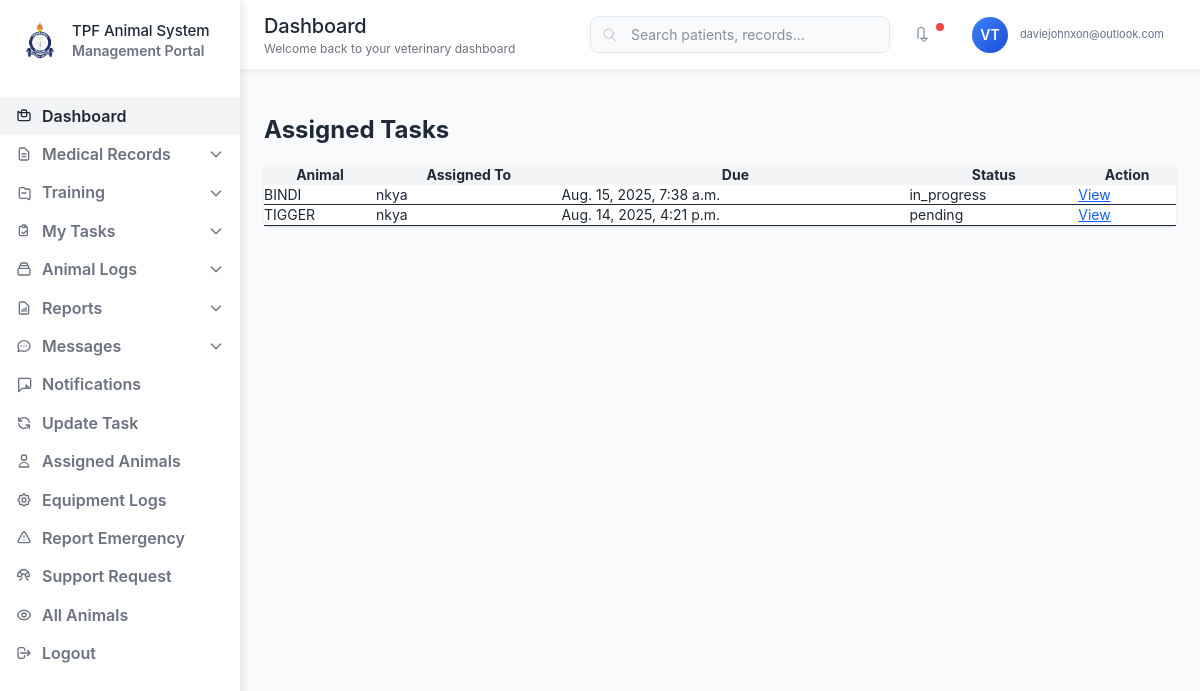
Screenshot of /dashboard/vet/Tps_Moshi/tasks/ (signed in) with the database file from the repository.
### accounts/models.py (models this page shows, shortened)
class CustomUser(AbstractUser):
    email = models.EmailField(unique=True)
    role = models.CharField(max_length=30, choices=ROLES)
    branch = models.ForeignKey('core.Branch', on_delete=models.SET_NULL, null=True, blank=True)

### core/models.py (models this page shows, shortened)
class VetTask(models.Model):
    PRIORITY_CHOICES = [
        ('low', 'Low'),
        ('normal', 'Normal'),
        ('high', 'High'),
        ('urgent', 'Urgent'),
    ]
    STATUS_CHOICES = [
        ('pending', 'Pending'),
        ('in_progress', 'In Progress'),
        ('completed', 'Completed'),
        ('cancelled', 'Cancelled'),
    ]
    title = models.CharField(max_length=255)
    description = models.TextField()
    animal = models.ForeignKey(Animal, on_delete=models.CASCADE, related_name='vet_tasks')
    assigned_by = models.ForeignKey(CustomUser, on_delete=models.CASCADE, related_name='assigned_vet_tasks')
    assigned_to = models.ForeignKey(CustomUser, on_delete=models.CASCADE, related_name='received_vet_tasks')
    branch = models.ForeignKey(Branch, on_delete=models.CASCADE)
    priority = models.CharField(max_length=10, choices=PRIORITY_CHOICES, default='normal')
    status = models.CharField(max_length=20, choices=STATUS_CHOICES, default='pending')
    due_date = models.DateTimeField()
    completed_at = models.DateTimeField(null=True, blank=True)
    notes = models.TextField(blank=True, null=True)
    created_at = models.DateTimeField(auto_now_add=True)
    updated_at = models.DateTimeField(auto_now=True)
    date_assigned = models.DateTimeField(auto_now_add=True)  # or just DateTimeField()
    class Meta:
        ordering = ['-created_at']

class Animal(models.Model):
    SPECIES_CHOICES = [
        ('dog', 'Dog'),
        ('horse', 'Horse'),
        ('cat', 'Cat'),
        ('other', 'Other'),
    ]
    name = models.CharField(max_length=255)
    species = models.CharField(max_length=100, choices=SPECIES_CHOICES)
    breed = models.CharField(max_length=100, blank=True, null=True)
    force_number = models.CharField(max_length=100, unique=True)
    age = models.DecimalField(max_digits=5, decimal_places=2)
    date_of_birth = models.DateField(null=True, blank=True)
    owner_name = models.CharField(max_length=255)
    photo = models.ImageField(upload_to='animal_photos/', blank=True, null=True)
    branch = models.ForeignKey(Branch, on_delete=models.CASCADE)
    assigned_users = models.ManyToManyField(CustomUser, related_name='assigned_animals', blank=True)
    assigned_vet = models.ForeignKey(CustomUser, on_delete=models.SET_NULL, null=True, blank=True, related_name='vet_animals')
    created_at = models.DateTimeField(auto_now_add=True)
    updated_at = models.DateTimeField(auto_now=True)
    class Meta:
        ordering = ['-created_at']

### veterinarian_dashboard/views.py (the view)
# urls.py: path('<str:branch>/tasks/', vet_task_list, name='vet_task_list'),
@login_required
def vet_task_list(request, branch):
    if not is_authorized_branch(request.user, branch, role='veterinarian'):
        return render(request, 'errors/unauthorized.html', status=403)
    tasks = VetTask.objects.filter(
        assigned_by=request.user,
        animal__branch__name__iexact=branch
    ).order_by('-created_at')
    return render(request, 'veterinarian_dashboard/task_list.html', {
        'tasks': tasks,
        'branch': branch
    })

### veterinarian_dashboard/views.py (called while the page is built)
def is_authorized_branch(user, branch_name, role=None):
    branch_check = user.branch and user.branch.name.lower() == branch_name.lower()
    if role:
        return branch_check and user.role.lower() == role.lower()
    return branch_check

### templates/veterinarian_dashboard/task_list.html
{% extends "veterinarian_dashboard/base_dashboard.html" %}
{% block content %}
<br>
<h2 class="text-2xl font-bold mb-4">Assigned Tasks</h2>
<br>
<table class="w-full table-auto bg-white rounded shadow">
    <thead class="bg-gray-100">
        <tr>
            <th class="px-4 py-2">Animal</th>
            <th class="px-4 py-2">Assigned To</th>
            <th class="px-4 py-2">Due</th>
            <th class="px-4 py-2">Status</th>
            <th class="px-4 py-2">Action</th>
        </tr>
    </thead>
    <tbody>
        {% for task in tasks %}
        <tr class="border-b">
            <td class="px-4 py-2">{{ task.animal.name }}</td>
            <td class="px-4 py-2">{{ task.assigned_to.username }}</td>
            <td class="px-4 py-2">{{ task.due_date }}</td>
            <td class="px-4 py-2">{{ task.status }}</td>
            <td class="px-4 py-2">
                <a href="{% url 'vet_task_detail' branch=branch task_id=task.id %}" class="text-blue-600 underline">View</a>
            </td>
        </tr>
        {% endfor %}
    </tbody>
</table>
{% endblock %}

### templates/veterinarian_dashboard/base_dashboard.html (shortened to what this page needs)
{% load static %}
<!DOCTYPE html>
<html lang="en">
<head>
  <link href="{% static 'css/dist/styles.css' %}" rel="stylesheet" />
</head>
<body>
<aside id="sidebar" class="sidebar">
  <div class="sidebar-logo flex items-center space-x-3">
    <img src="{% static 'images/tanzania-police-logo.png' %}" alt="Logo" class="w-10 h-10 object-contain" />
    <div>
      <div class="logo-text">TPF Animal System</div>
      <div class="logo-subtitle">Management Portal</div>
    </div>
  </div>
  <nav class="sidebar-nav">
    <a href="{% url 'vet_dashboard' branch=branch %}" class="nav-item {% block dashboard_active %}active{% endblock %}">
      Dashboard
    </a>
    <div class="nav-dropdown">
      <button class="nav-item" onclick="toggleDropdown(this)" aria-expanded="false">
        <svg class="nav-item-icon" fill="none" stroke="currentColor" viewBox="0 0 24 24" aria-hidden="true">
          <path stroke-linecap="round" stroke-linejoin="round" stroke-width="2" d="M9 12h6m-6 4h6m2 5H7a2 2 0 01-2-2V5a2 2 0 012-2h5.586a1 1 0 01.707.293l5.414 5.414a1 1 0 01.293.707V19a2 2 0 01-2 2z"/>
        </svg>
        Medical Records
        <svg class="dropdown-arrow" fill="none" stroke="currentColor" viewBox="0 0 24 24" aria-hidden="true">
          <path stroke-linecap="round" stroke-linejoin="round" stroke-width="2" d="M19 9l-7 7-7-7"/>
        </svg>
      </button>
    </div>
<div class="nav-dropdown">
  <button class="nav-item" onclick="toggleDropdown(this)" aria-expanded="false">
    <svg class="nav-item-icon" fill="none" stroke="currentColor" viewBox="0 0 24 24" aria-hidden="true">
      <path stroke-linecap="round" stroke-linejoin="round" stroke-width="2"
            d="M9 12h6m2 8H7a2 2 0 01-2-2V6a2 2 0 012-2h5l2 2h5a2 2 0 012 2v12a2 2 0 01-2 2z"/>
    </svg>
    Training
    <svg class="dropdown-arrow" fill="none" stroke="currentColor" viewBox="0 0 24 24" aria-hidden="true">
      <path stroke-linecap="round" stroke-linejoin="round" stroke-width="2" d="M19 9l-7 7-7-7"/>
    </svg>
  </button>
</div>
    <div class="nav-dropdown">
      <button class="nav-item" onclick="toggleDropdown(this)" aria-expanded="false">
        My Tasks
        <svg class="dropdown-arrow" fill="none" stroke="currentColor" viewBox="0 0 24 24" aria-hidden="true">
          <path stroke-linecap="round" stroke-linejoin="round" stroke-width="2" d="M19 9l-7 7-7-7"/>
        </svg>
      </button>
    </div>
    <div class="nav-dropdown">
      <button class="nav-item" onclick="toggleDropdown(this)" aria-expanded="false">
        Animal Logs
        <svg class="dropdown-arrow" fill="none" stroke="currentColor" viewBox="0 0 24 24" aria-hidden="true">
          <path stroke-linecap="round" stroke-linejoin="round" stroke-width="2" d="M19 9l-7 7-7-7"/>
        </svg>
      </button>
    </div>
    <div class="nav-dropdown">
      <button class="nav-item" onclick="toggleDropdown(this)" aria-expanded="false">
        <svg class="nav-item-icon" fill="none" stroke="currentColor" viewBox="0 0 24 24" aria-hidden="true">
          <path stroke-linecap="round" stroke-linejoin="round" stroke-width="2" d="M9 17v-2m3 2v-4m3 4v-6m2 10H7a2 2 0 01-2-2V5a2 2 0 012-2h5.586a1 1 0 01.707.293l5.414 5.414a1 1 0 01.293.707V19a2 2 0 01-2 2z"/>
        </svg>
        Reports
        <svg class="dropdown-arrow" fill="none" stroke="currentColor" viewBox="0 0 24 24" aria-hidden="true">
          <path stroke-linecap="round" stroke-linejoin="round" stroke-width="2" d="M19 9l-7 7-7-7"/>
        </svg>
      </button>
    </div>
    <div class="nav-dropdown">
      <button class="nav-item" onclick="toggleDropdown(this)" aria-expanded="false">
        Messages
        <svg class="dropdown-arrow" fill="none" stroke="currentColor" viewBox="0 0 24 24" aria-hidden="true">
          <path stroke-linecap="round" stroke-linejoin="round" stroke-width="2" d="M19 9l-7 7-7-7"/>
        </svg>
      </button>
    </div>
    <a href="{% url 'notifications' branch=branch %}" class="nav-item">
      <svg class="nav-item-icon" fill="none" stroke="currentColor" viewBox="0 0 24 24" aria-hidden="true">
        <path stroke-linecap="round" stroke-linejoin="round" stroke-width="2" d="M15 17h5l-5-5v5zM4 2v20l5-5h11a2 2 0 002-2V4a2 2 0 00-2-2H4z"/>
      </svg>
      Notifications
    </a>
    <a href="{% url 'update_task' branch=branch %}" class="nav-item">
      <svg class="nav-item-icon" fill="none" stroke="currentColor" viewBox="0 0 24 24" aria-hidden="true">
        <path stroke-linecap="round" stroke-linejoin="round" stroke-width="2" d="M4 4v5h.582m15.356 2A8.001 8.001 0 004.582 9m0 0H9m11 11v-5h-.581m0 0a8.003 8.003 0 01-15.357-2m15.357 2H15"/>
      </svg>
      Update Task
    </a>
    <a href="{% url 'animal_list' branch=branch %}" class="nav-item">
      <svg class="nav-item-icon" fill="none" stroke="currentColor" viewBox="0 0 24 24" aria-hidden="true">
        <path stroke-linecap="round" stroke-linejoin="round" stroke-width="2" d="M16 7a4 4 0 11-8 0 4 4 0 018 0zM12 14a7 7 0 00-7 7h14a7 7 0 00-7-7z"/>
      </svg>
      Assigned Animals
    </a>
    <a href="{% url 'equipment_logs' branch=branch %}" class="nav-item">
      Equipment Logs
    </a>
    <a href="{% url 'report_emergency' branch=branch %}" class="nav-item">
      <svg class="nav-item-icon" fill="none" stroke="currentColor" viewBox="0 0 24 24" aria-hidden="true">
        <path stroke-linecap="round" stroke-linejoin="round" stroke-width="2" d="M12 9v2m0 4h.01m-6.938 4h13.856c1.54 0 2.502-1.667 1.732-3L13.732 4c-.77-1.333-2.694-1.333-3.464 0L3.34 16c-.77 1.333.192 3 1.732 3z"/>
      </svg>
      Report Emergency
    </a>
    <a href="{% url 'support_request' branch=branch %}" class="nav-item">
      Support Request
    </a>
    <a href="{% url 'animal_list' branch=branch %}" class="nav-item">
      All Animals
    </a>
    <a href="{% url 'logout' %}" class="nav-item nav-item-logout">
      <svg class="nav-item-icon" fill="none" stroke="currentColor" viewBox="0 0 24 24" aria-hidden="true">
        <path stroke-linecap="round" stroke-linejoin="round" stroke-width="2" d="M17 16l4-4m0 0l-4-4m4 4H7m6 4v1a3 3 0 01-3 3H6a3 3 0 01-3-3V7a3 3 0 013-3h4a3 3 0 013 3v1"/>
      </svg>
      Logout
    </a>
  </nav>
</aside>
  <main class="main-content">
    <header class="top-header">
      <div class="header-left">
        <div>
          <h1 class="page-title">{% block page_header %}Dashboard{% endblock %}</h1>
          <p class="page-subtitle">{% block page_subtitle %}Welcome back to your veterinary dashboard{% endblock %}</p>
        </div>
      </div>
      <div class="header-right">
        <div class="search-box">
          <svg class="search-icon" fill="none" stroke="currentColor" viewBox="0 0 24 24" aria-hidden="true">
            <path stroke-linecap="round" stroke-linejoin="round" d="M21 21l-6-6m2-5a7 7 0 11-14 0 7 7 0 0114 0z"/>
          </svg>
          <input type="text" class="search-input" placeholder="Search patients, records..." />
        </div>
        <div class="header-actions">
          <button class="header-btn" aria-label="Notifications">
            <svg class="nav-item-icon" fill="none" stroke="currentColor" viewBox="0 0 24 24" aria-hidden="true">
              <path stroke-linecap="round" stroke-linejoin="round" d="M15 17h5l-5 5-5-5h5v-13a3 3 0 00-3-3H9a3 3 0 00-3 3v13"/>
            </svg>
            <span class="notification-badge"></span>
          </button>
          <div class="user-profile" aria-label="User profile">
            <div class="user-avatar">
              {{ request.user.first_name.0|default:'V' }}{{ request.user.last_name.0|default:'T' }}
            </div>
            <div class="user-info">
              <div class="user-email">{{ request.user.email }}</div>
            </div>
          </div>
        </div>
      </div>
    </header>
    <section class="content-area">
      {% block content %}{% endblock %}
    </section>
  </main>
</body>
</html>

### templates/veterinarian_dashboard/base_dashboard.html (style rules this page uses)
* { margin: 0; padding: 0; box-sizing: border-box; }
body { font-family: -apple-system, BlinkMacSystemFont, 'Inter', 'Segoe UI', Roboto, sans-serif; background: #f8fafc; color: #1f2937; font-size: 14px; line-height: 1.4; -webkit-font-smoothing: antialiased; -moz-osx-font-smoothing: grayscale; }
.sidebar { width: 240px; background: #fff; height: 100vh; position: fixed; left: 0; top: 0; z-index: 1000; overflow-y: auto; transition: transform .3s ease; box-shadow: 2px 0 10px rgba(0, 0, 0, 0.1); }
.sidebar-logo { padding: 20px; display: flex; align-items: center; gap: 12px; }
.logo-text { font-size: 15px; font-weight: 500; color: #1f2937; letter-spacing: -0.005em; }
.logo-subtitle { font-size: 14px; color: #6b7280; font-weight: 600; letter-spacing: 0; }
.sidebar-nav { padding: 16px 0; }
.nav-item { display: flex; align-items: center; padding: 8px 16px; color: #6b7280; text-decoration: none; transition: all .2s ease; width: 100%; background: none; border: none; cursor: pointer; font-size: 16px; font-weight: 600; letter-spacing: 0; }
.nav-item.active { background: #f3f4f6; color: #1f2937; border-right: none; }
.nav-item-icon { width: 16px; height: 16px; margin-right: 10px; stroke-width: 1.5; }
.nav-dropdown { position: relative; }
.dropdown-arrow { width: 16px; height: 16px; margin-left: auto; transition: transform .2s ease; }
.main-content { margin-left: 240px; min-height: 100vh; background: #f8fafc; }
.top-header { background: #fff; border-bottom: 1px solid #f1f5f9; padding: 0 24px; height: 70px; display: flex; align-items: center; justify-content: space-between; position: sticky; top: 0; z-index: 100; box-shadow: 0 2px 4px rgba(0, 0, 0, 0.05); }
.header-left { display: flex; align-items: center; gap: 16px; }
.page-title { font-size: 20px; font-weight: 500; color: #1f2937; letter-spacing: -0.01em; }
.page-subtitle { font-size: 12px; color: #6b7280; margin-top: 1px; font-weight: 400; letter-spacing: 0; }
.header-right { display: flex; align-items: center; gap: 16px; }
.search-box { position: relative; display: flex; align-items: center; }
.search-input { width: 300px; padding: 8px 12px 8px 40px; border: 1px solid #e2e8f0; border-radius: 8px; font-size: 14px; background: #f8fafc; transition: all .2s ease; }
.search-icon { position: absolute; left: 12px; width: 16px; height: 16px; color: #9ca3af; }
.header-actions { display: flex; align-items: center; gap: 12px; }
.header-btn { background: none; border: none; padding: 8px; border-radius: 8px; cursor: pointer; color: #64748b; position: relative; transition: all .2s; }
.notification-badge { position: absolute; top: 4px; right: 4px; width: 8px; height: 8px; background: #ef4444; border-radius: 50%; }
.user-profile { display: flex; align-items: center; gap: 12px; padding: 8px 12px; border-radius: 8px; cursor: pointer; transition: all .2s ease; }
.user-avatar { width: 36px; height: 36px; border-radius: 50%; background: linear-gradient(135deg, #3b82f6, #1d4ed8); display: flex; align-items: center; justify-content: center; color: #fff; font-weight: 600; font-size: 14px; }
.user-info { display: flex; flex-direction: column; }
.user-email { font-size: 11px; color: #64748b; font-weight: 400; }
.content-area { padding: 24px; }

### rows the page displays
CustomUser: user.first_name.0 "V", user.last_name.0 "T", user.email "daviejohnxon@outlook.com"
VetTask: animal.name "BINDI", assigned_to.username "nkya", due_date "Aug. 15, 2025, 7:38 a.m.", status "in_progress"
VetTask: animal.name "TIGGER", assigned_to.username "nkya", due_date "Aug. 14, 2025, 4:21 p.m.", status "pending"
